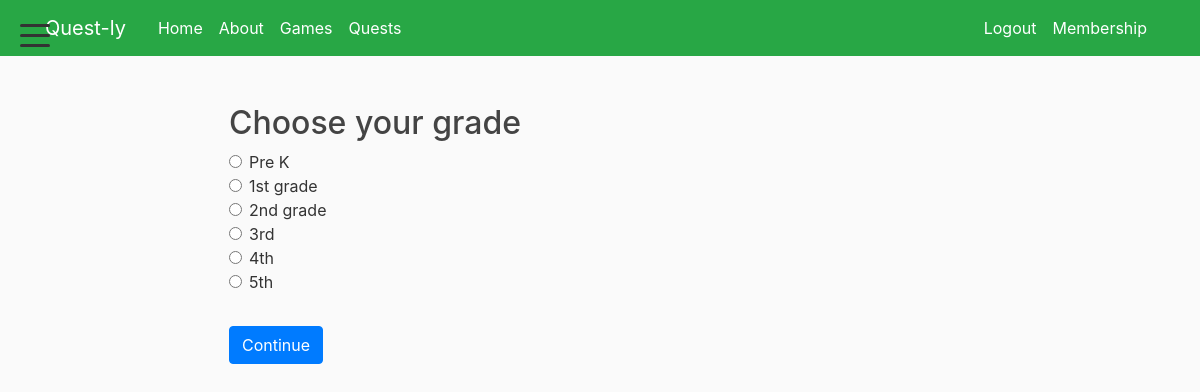
/blog/choose-grade/ (signed in), run on the app's committed database.
### blog/models.py (models this page shows, shortened)
class Grade(models.Model):
    name = models.CharField(max_length=100, unique=True)
    courses = models.ManyToManyField(Course, related_name='grades', blank=True)

### blog/views.py (the view, shortened to what this page needs)
# urls.py: path('choose-grade/', views.choose_grade, name='choose-grade'),
@login_required
def choose_grade(request):
    grades = Grade.objects.all()
    return render(request, 'blog/choose_grade.html', {'grades': grades})

### blog/context_processors.py (called while the page is built)
def all_courses(request):
    try:
        courses = Course.objects.all()
    except Exception:
        courses = []
    return {'all_courses': courses}

### blog/models.py (called while the page is built)
    def get_absolute_url(self):
        return reverse('task-detail', kwargs={'task_id': self.pk})

### blog/templatetags/custom_filters.py (called while the page is built)
@register.filter(name='is_not_student')
def is_not_student(user):
    try:
        if not getattr(user, 'is_authenticated', False):
            return True
        if user.groups.filter(name='Student').exists():
            return False
        if hasattr(user, 'profile') and getattr(user.profile, 'user_type', None) == 'student':
            return False
        return True
    except Exception:
        return True

### templates/blog/choose_grade.html (shortened to what this page needs)
{% extends 'blog/base.html' %}
{% block content %}
  <div class="container mt-4">
    <h2>Choose your grade</h2>
    <form method="post">
      <div class="form-group">
        {% for grade in grades %}
          <div class="form-check">
            <input class="form-check-input" type="radio" name="grade" id="grade{{ grade.pk }}" value="{{ grade.pk }}">
            <label class="form-check-label" for="grade{{ grade.pk }}">{{ grade.name }}</label>
          </div>
        {% empty %}
          <p>No grades configured. Contact an admin.</p>
        {% endfor %}
      </div>
      <button class="btn btn-primary mt-3" type="submit">Continue</button>
    </form>
  </div>
{% endblock %}

### blog/static/blog/main.css (style rules this page uses)
body { background: #fafafa; color: #333333; margin-top: 5rem; }
h1, h2, h3, h4, h5, h6 { color: #444444; }

### data on the page
Grade: name "Pre K"
Grade: name "1st grade"
Grade: name "2nd grade"
Grade: name "3rd"
Grade: name "4th"
Grade: name "5th"
